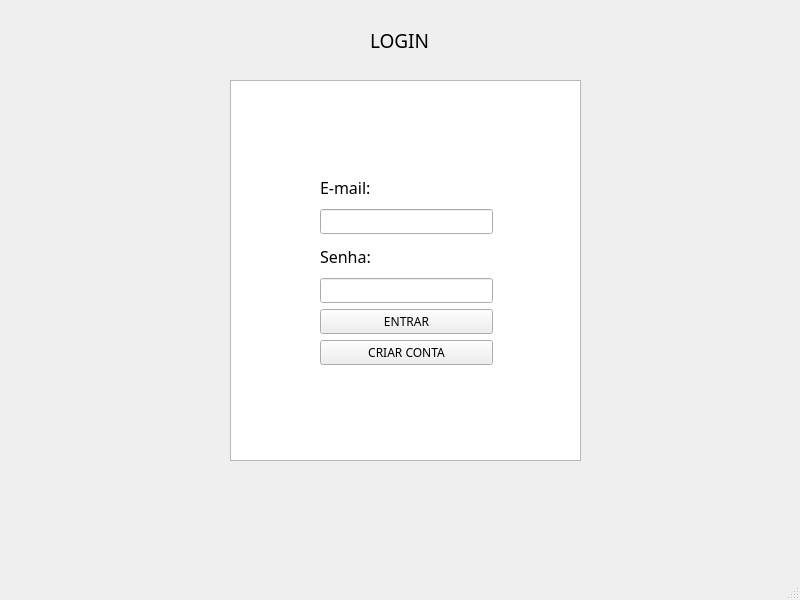
<?xml version="1.0" encoding="UTF-8"?>
<ui version="4.0">
 <class>MainWindow</class>
 <widget class="QMainWindow" name="MainWindow">
  <property name="geometry">
   <rect>
    <x>0</x>
    <y>0</y>
    <width>800</width>
    <height>600</height>
   </rect>
  </property>
  <property name="font">
   <font>
    <family>Lucida Sans Unicode</family>
   </font>
  </property>
  <property name="windowTitle">
   <string>MainWindow</string>
  </property>
  <widget class="QWidget" name="centralwidget">
   <widget class="QTextBrowser" name="textBrowser">
    <property name="geometry">
     <rect>
      <x>230</x>
      <y>80</y>
      <width>351</width>
      <height>381</height>
     </rect>
    </property>
   </widget>
   <widget class="QLabel" name="label_3">
    <property name="geometry">
     <rect>
      <x>370</x>
      <y>30</y>
      <width>71</width>
      <height>20</height>
     </rect>
    </property>
    <property name="font">
     <font>
      <pointsize>14</pointsize>
     </font>
    </property>
    <property name="text">
     <string>LOGIN</string>
    </property>
   </widget>
   <widget class="QWidget" name="layoutWidget">
    <property name="geometry">
     <rect>
      <x>320</x>
      <y>171</y>
      <width>173</width>
      <height>194</height>
     </rect>
    </property>
    <layout class="QVBoxLayout" name="verticalLayout">
     <item>
      <widget class="QLabel" name="label">
       <property name="font">
        <font>
         <family>Lucida Sans Unicode</family>
         <pointsize>12</pointsize>
         <weight>50</weight>
         <bold>false</bold>
        </font>
       </property>
       <property name="text">
        <string>E-mail:</string>
       </property>
      </widget>
     </item>
     <item>
      <widget class="QLineEdit" name="e_mail_login">
       <property name="font">
        <font>
         <family>Lucida Sans Unicode</family>
         <pointsize>9</pointsize>
        </font>
       </property>
      </widget>
     </item>
     <item>
      <widget class="QLabel" name="label_2">
       <property name="font">
        <font>
         <family>Lucida Sans Unicode</family>
         <pointsize>12</pointsize>
        </font>
       </property>
       <property name="text">
        <string>Senha:</string>
       </property>
      </widget>
     </item>
     <item>
      <widget class="QLineEdit" name="senha_login">
       <property name="font">
        <font>
         <family>Lucida Sans Unicode</family>
         <pointsize>9</pointsize>
        </font>
       </property>
      </widget>
     </item>
     <item>
      <widget class="QPushButton" name="botao_entrar">
       <property name="font">
        <font>
         <family>Lucida Sans Unicode</family>
         <pointsize>9</pointsize>
        </font>
       </property>
       <property name="text">
        <string>ENTRAR</string>
       </property>
      </widget>
     </item>
     <item>
      <widget class="QPushButton" name="botao_criar_conta">
       <property name="font">
        <font>
         <family>Lucida Sans Unicode</family>
         <pointsize>9</pointsize>
        </font>
       </property>
       <property name="text">
        <string>CRIAR CONTA</string>
       </property>
      </widget>
     </item>
    </layout>
   </widget>
  </widget>
  <widget class="QMenuBar" name="menubar">
   <property name="geometry">
    <rect>
     <x>0</x>
     <y>0</y>
     <width>800</width>
     <height>26</height>
    </rect>
   </property>
  </widget>
  <widget class="QStatusBar" name="statusbar"/>
 </widget>
 <resources/>
 <connections/>
</ui>
